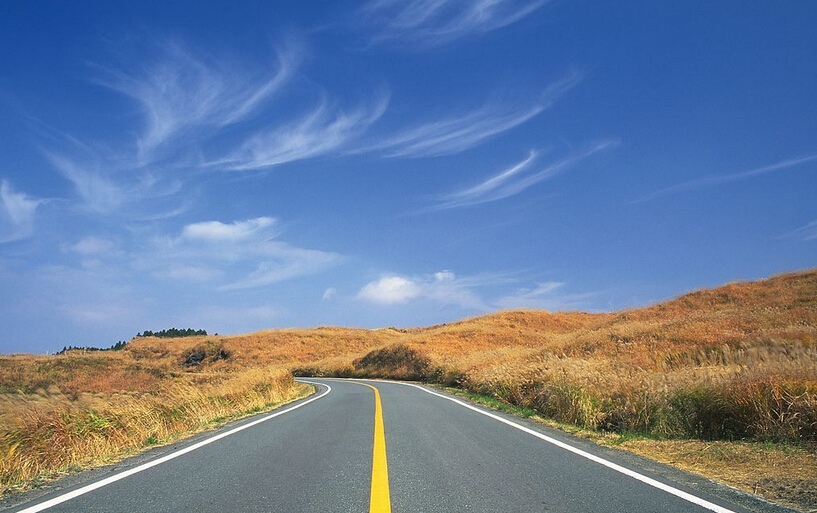
//> input picture 19_hough/Hough_Road1.jpg, 817 x 513 px
$ ./hough Hough_Road1.jpg   (built with g++ and OpenCV 4)
//> lines starting //> are read from the running program, lines starting //| are printed output that depends on the picture; after the words box and inside, x2 and y2 are one past the last pixel; in counts of white or black regions, pixels touching at a corner belong together
/*
 * FileName : hough.cpp
 * Author   : xiahouzuoxin @163.com
 * Version  : v1.0
 * Date     : Wed 26 Nov 2014 09:52:45 PM CST
 * Brief    :
 *
 * Copyright (C) MICL,USTB
 */
#include "cv.h"
#include "highgui.h"
#include "opencv2/imgproc/imgproc.hpp"

using namespace cv;
using namespace std;

int main(int argc, char *argv[])
{
    if (argc < 2) {
        cout<<"Usage: ./hough [image file name]"<<endl;
        return -1;
    }

    Mat src = imread(argv[1], CV_LOAD_IMAGE_COLOR);
//> src is the input picture: 513 rows x 817 cols, CV_8UC3; mean B, G, R 153.6, 124.9, 106.2
    if (!src.data) {
        cout<<"Read image error"<<endl;
        return -1;
    }
    namedWindow("Source", CV_WINDOW_AUTOSIZE);
    imshow("Source", src);

    Mat img;
    cvtColor(src, img, CV_RGB2GRAY);
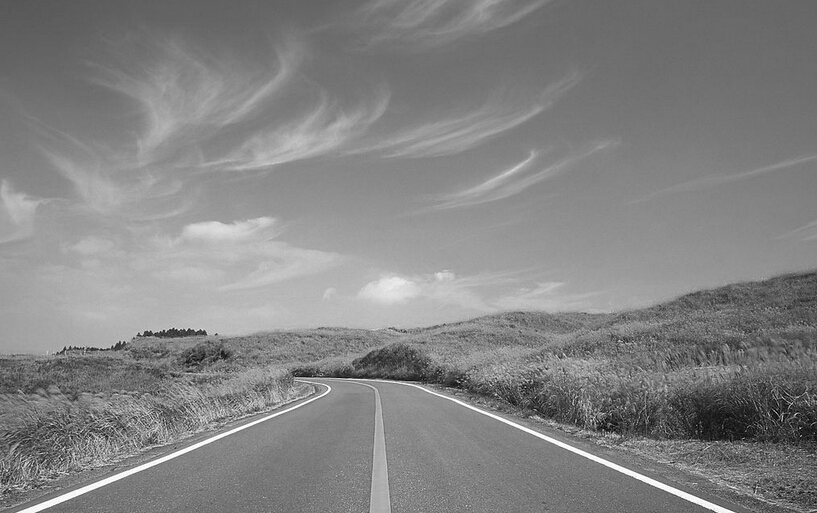
//> img: 513 rows x 817 cols, CV_8UC1; min 0, max 255, mean 131.3
    GaussianBlur(img, img, Size(3,3), 0, 0);
    Canny(img, img, 100, 200, 3);
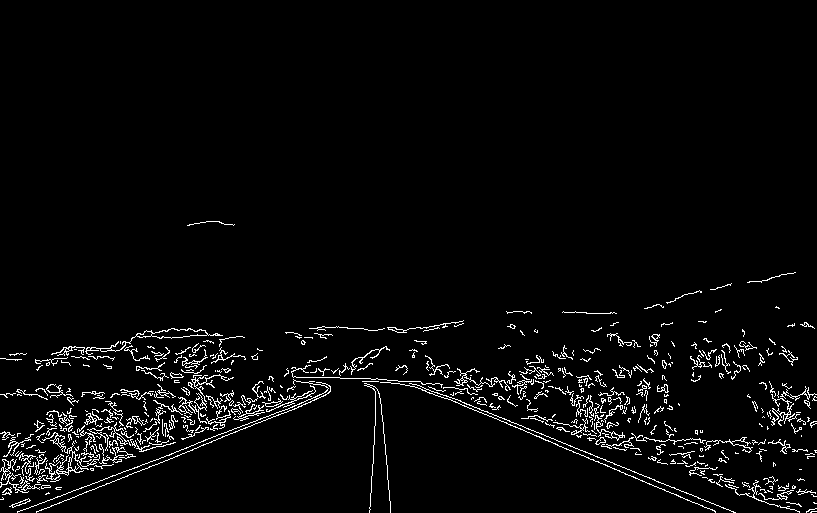
//> img: 513 rows x 817 cols, CV_8UC1; 3.4% white in thin lines or dots, all inside (x1, y1, x2, y2) = (0, 221, 817, 513)
    namedWindow("Canny", CV_WINDOW_AUTOSIZE);
    imshow("Canny", img);

    vector<Vec2f> lines;
    HoughLines(img, lines, 1, CV_PI/360, 200);
//> lines = 3 lines (rho, theta): [484, 1.2], [488, 1.19], [191, 1.97]
    for (size_t i=0; i<lines.size(); i++) {
        float rho = lines[i][0];
        float theta = lines[i][1];
        Point pt1,pt2;
        double a=cos(theta);
        double b=sin(theta);
        double x0 = rho*a;
        double y0 = rho*b;
        pt1.x = cvRound(x0+1000*(-b));
        pt1.y = cvRound(y0+1000*a);
        pt2.x = cvRound(x0-1000*(-b));
        pt2.y = cvRound(y0-1000*a);
        line(src, pt1, pt2, Scalar(0,0,255), 3, CV_AA);
    }
//> this loop made 3 passes
//> (rho, theta, a, b, x0, y0) on passes 1 to 3: (484, 1.2, 0.358, 0.934, 173.5, 451.9), (488, 1.19, 0.375, 0.927, 182.8, 452.5), (191, 1.97, -0.391, 0.921, -74.63, 175.8)
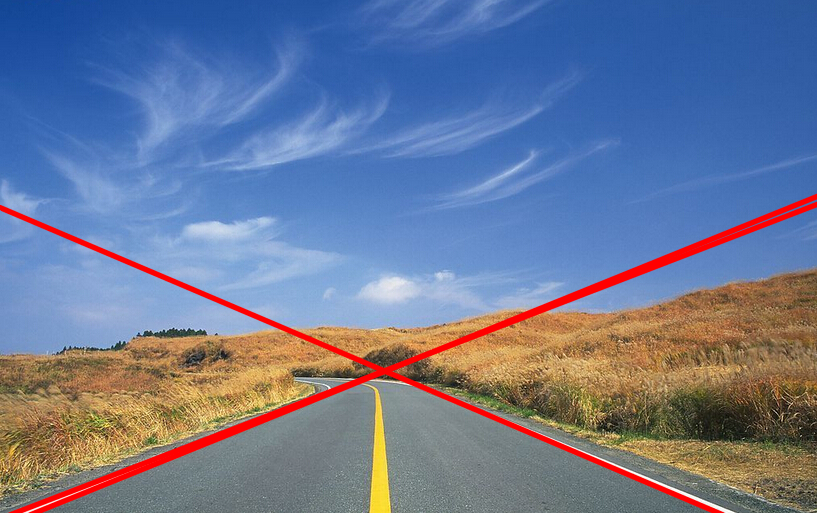
//> src: 513 rows x 817 cols, CV_8UC3; 3.36% of pixels changed, all inside (x1, y1, x2, y2) = (0, 193, 817, 513)
    namedWindow("Hough", CV_WINDOW_AUTOSIZE);
    imshow("Hough", src);

    waitKey();

    return 0;
}
